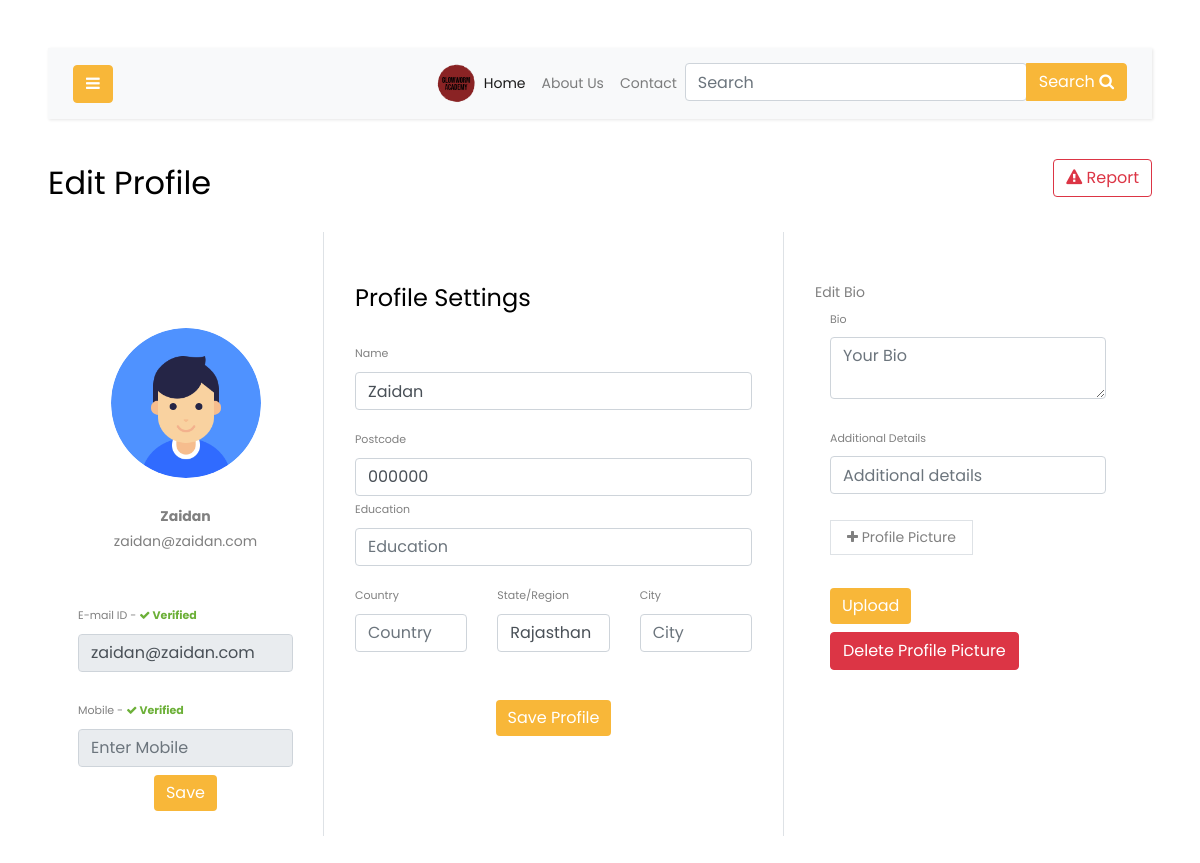
The app's page /profile.php (signed in) with its own data.
### tables this page shows
CREATE TABLE `users` (
  `id` int(11) NOT NULL,
  `username` varchar(100) NOT NULL,
  `email` varchar(100) NOT NULL,
  `mobile` varchar(12) NOT NULL,
  `password` varchar(100) NOT NULL,
  `bio` varchar(255) NOT NULL,
  `date` text DEFAULT NULL,
  `active` varchar(10) NOT NULL,
  `token_key` varchar(255) NOT NULL,
  `state` text NOT NULL DEFAULT 'Rajasthan',
  `city` text NOT NULL,
  `postalcode` varchar(10) NOT NULL DEFAULT '000000',
  `education` varchar(255) DEFAULT NULL,
  `country` varchar(255) DEFAULT NULL,
  `additional` varchar(255) DEFAULT NULL,
  `profile_pic` varchar(120) DEFAULT NULL,
  `user_type` text NOT NULL,
  `mobile_otp` varchar(60) NOT NULL,
  `mobile_active` text NOT NULL
);

### profile.php (the view, shortened to what this page needs)
<!doctype html>
<?php include_once("database/phpmyadmin/connection.php"); ?>
<html lang="en">
<head>
    <?php
    $query = "SELECT * from users WHERE email = '" . $_SESSION['email'] . "'";
    $result = mysqli_query($conn, $query);
    while ($rows = mysqli_fetch_assoc($result)) {
        $user = $rows['username'];
        $email = $rows['email'];
        $mobile_number = $rows['mobile'];
        $bio = $rows['bio'];
        $state = $rows['state'];
        $city = $rows['city'];
        $postalcode = $rows['postalcode'];
        $education = $rows['education'];
        $country = $rows['country'];
        $additional = $rows['additional'];
        $active = $rows['active'];
        $email_active = $rows['active'];
        if ($email_active == "0") {
            $email_active = "<f style='color: #f04040; font-weight: bold;'>Not Verified</f>";
        } else {
            $email_active = "<f style='color: #6cb038; font-weight: bold;'><i class='fa fa-check' aria-hidden='true'></i> Verified</f>";
        }
        $mobile_count_active = $rows['mobile_active'];
        $mobile_active = $rows['mobile_active'];
        if ($mobile_active == "0") {
            $mobile_active = "<f style='color: #f04040; font-weight: bold;'>Not Verified</f>";
        } else {
            $mobile_active = "<f style='color: #6cb038; font-weight: bold;'><i class='fa fa-check' aria-hidden='true'></i> Verified</f>";
        }
    }
    ?>
    <link href="https://cdn.jsdelivr.net/npm/bootstrap@5.0.0-alpha1/dist/css/bootstrap.min.css" rel="stylesheet">
    <link rel="stylesheet" href="https://stackpath.bootstrapcdn.com/font-awesome/4.7.0/css/font-awesome.min.css">
    <link rel="stylesheet" href="css/css/style.css">
</head>
<body>
    <div id="content" class="p-4 p-md-5">
        <nav class="navbar navbar-expand-lg navbar-light bg-light">
            <div class="container-fluid">
                <button type="button" id="sidebarCollapse" class="btn btn-primary">
                    <i class="fa fa-bars"></i>
                </button>
                <div class="collapse navbar-collapse" id="navbarSupportedContent">
                    <ul class="nav navbar-nav ml-auto">
                        <li class="nav-item active">
                            <img src="images/main.png" width="40px">
                        </li>
                        <li class="nav-item active">
                            <a class="nav-link" href="index.php">Home</a>
                        </li>
                        <li class="nav-item">
                            <a class="nav-link" href="about.php">About Us</a>
                        </li>
                        <li class="nav-item">
                            <a class="nav-link" href="contact.php">Contact</a>
                        </li>
                        <li class="nav-item">
                            <div class="input-group">
                                <div class="form-outline">
                                    <form action="search.php" method="GET">
                                        <input type="search" id="form1" name="find" class="form-control" placeholder="Search" />
                                </div>
                                <button type="submit" class="btn btn-primary">Search
                                    <i class="fa fa-search"></i>
                                </button></form>
                            </div>
                        </li>
                    </ul>
                </div>
            </div>
        </nav>
        <h2 class="" style="float: left;">Edit Profile</h2><a href="report.php" target="_blank"><button type="button" onclick="showAlert()" style="float: right;" class="btn btn-outline-danger float-right"><i class="fa fa-exclamation-triangle" aria-hidden="true"></i> Report</button></a>
        <br>
        <div class="container rounded bg-white mt-5 mb-5">
            <div class="row">
                <div class="col-md-3 border-right">
                    <?php
                    $check_pic = mysqli_query($conn, "SELECT profile_pic from users WHERE email = '$email'");
                    $get_pic_row = mysqli_fetch_assoc($check_pic);
                    $profile_pic_db = $get_pic_row['profile_pic'];
                    if ($profile_pic_db == "") {
                        $profile_pic2 = "<div class='d-flex flex-column align-items-center text-center p-3 py-5'><img class='rounded-circle mt-5' width='150px' src='images/user.png'><br><span class='font-weight-bold'>$user</span><span class='text-black-50'>$email</span></div>";
                        echo $profile_pic2;
                    }
                    ?>
                    <?php
                    $mobile = strip_tags(@$_POST['mobile']);
                    ?>
                    <form action="profile.php" method="POST">
                        <?php
                        if ($active == 1) {
                            echo "<div class='col-md-12'><label class='labels'>E-mail ID - $email_active</label><input type='text' name='email' class='form-control' readonly='readonly' placeholder='Enter E-mail ID' value='$email'></div>";
                        } else {
                            echo "<div class='col-md-12'><label class='labels'>E-mail ID - $email_active</label><input type='text' name='email' class='form-control' placeholder='Enter E-mail ID' value='$email'></div>";
                        }
                        ?>
                        <br>
                        <?php
                        if ($mobile_count_active == 1) {
                            echo "<div class='col-md-12'><label class='labels'>Mobile - $mobile_active</label><input type='number' name='mobile' class='form-control' readonly='readonly' placeholder='Enter Mobile' value='$mobile_number'></div>";
                        } else {
                            echo "<div class='col-md-12'><label class='labels'>Mobile - $mobile_active</label><input type='number' name='mobile' class='form-control' placeholder='$mobile_number' value='$mobile'></div>";
                        }
                        ?>
                        <div class="mt-2 text-center"><button class="btn btn-primary profile-button" name="otp" value="Update">Save</button></div>
                        <br>
                    </form>
                </div>
                <div class="col-md-5 border-right">
                    <div class="p-3 py-5">
                        <div class="d-flex justify-content-between align-items-center mb-3">
                            <h4 class="text-right">Profile Settings</h4>
                        </div>
                        <form method="post" action="profile.php?email=<?php echo $email; ?>">
                            <div class="row mt-2">
                                <div class="col-md-12"><label class="labels">Name</label><input type="text" name="username" class="form-control" placeholder="Your name" value="<?php echo $user ?>"></div>
                            </div>
                            <div class="row mt-3">
                                <div class="col-md-12"><label class="labels">Postcode</label><input type="text" name="postalcode" class="form-control" placeholder="Postcode" value="<?php echo $postalcode ?>"></div>
                                <div class="col-md-12"><label class="labels">Education</label><input type="text" name="education" class="form-control" placeholder="Education" value="<?php echo $education ?>"></div>
                            </div>
                            <div class="row mt-3">
                                <div class="col-md-4"><label class="labels">Country</label><input type="text" name="country" class="form-control" placeholder="Country" value="<?php echo $country ?>"></div>
                                <div class="col-md-4"><label class="labels">State/Region</label><input type="text" name="state" class="form-control" value="<?php echo $state; ?>" placeholder="State"></div>
                                <div class="col-md-4"><label class="labels">City</label><input type="text" name="city" class="form-control" value="<?php echo $city; ?>" placeholder="City"></div>
                            </div>
                            <div class="mt-5 text-center"><button class="btn btn-primary profile-button" name="save_profile" value="Update">Save Profile</button></div>
                    </div>
                </div>
                <div class="col-md-4">
                    <div class="p-3 py-5">
                        <div class="d-flex justify-content-between align-items-center experience"><span>Edit Bio</span></div>
                        <div class="col-md-12"><label class="labels">Bio</label><textarea class="form-control" placeholder="Your Bio" name="bio"><?php echo $bio ?></textarea></div> <br>
                        <div class="col-md-12"><label class="labels">Additional Details</label><input type="text" class="form-control" name="additional" placeholder="Additional details" value="<?php echo $additional ?>"></div>
                        </form> <br>
                        <div class="col-md-12">
                            <div class="d-flex justify-content-between align-items-center experience">
                                <form action='#' method='POST' enctype='multipart/form-data' style="display: inline;">
                                    <input type="file" name="img" id="upload" hidden /><label for="upload" class="border px-3 p-1 add-experience"><i class="fa fa-plus"></i>&nbsp;Profile Picture</label>
                            </div><br>
                            <input class="btn btn-primary profile-button" type="submit" name="upload_cover" value="Upload" />
                        </div>
                        <form form method="POST" action="" enctype="multipart/form-data" style="display: inline;">
                            <div class="mt-2 col-md-6"><input class="btn btn-danger delete-button" type="submit" name="delete_cover" value="Delete Profile Picture" /></div>
                        </form>
                    </div>
                </div>
            </div>
        </div>
    </div>
</body>
</html>

### profile.php (style rules this page uses)
.profile-button { background: rgb(99, 39, 120); box-shadow: none; border: none }
.labels { font-size: 11px }

### records on screen
users: username "Zaidan", email "zaidan@zaidan.com", postalcode "000000", state "Rajasthan"
